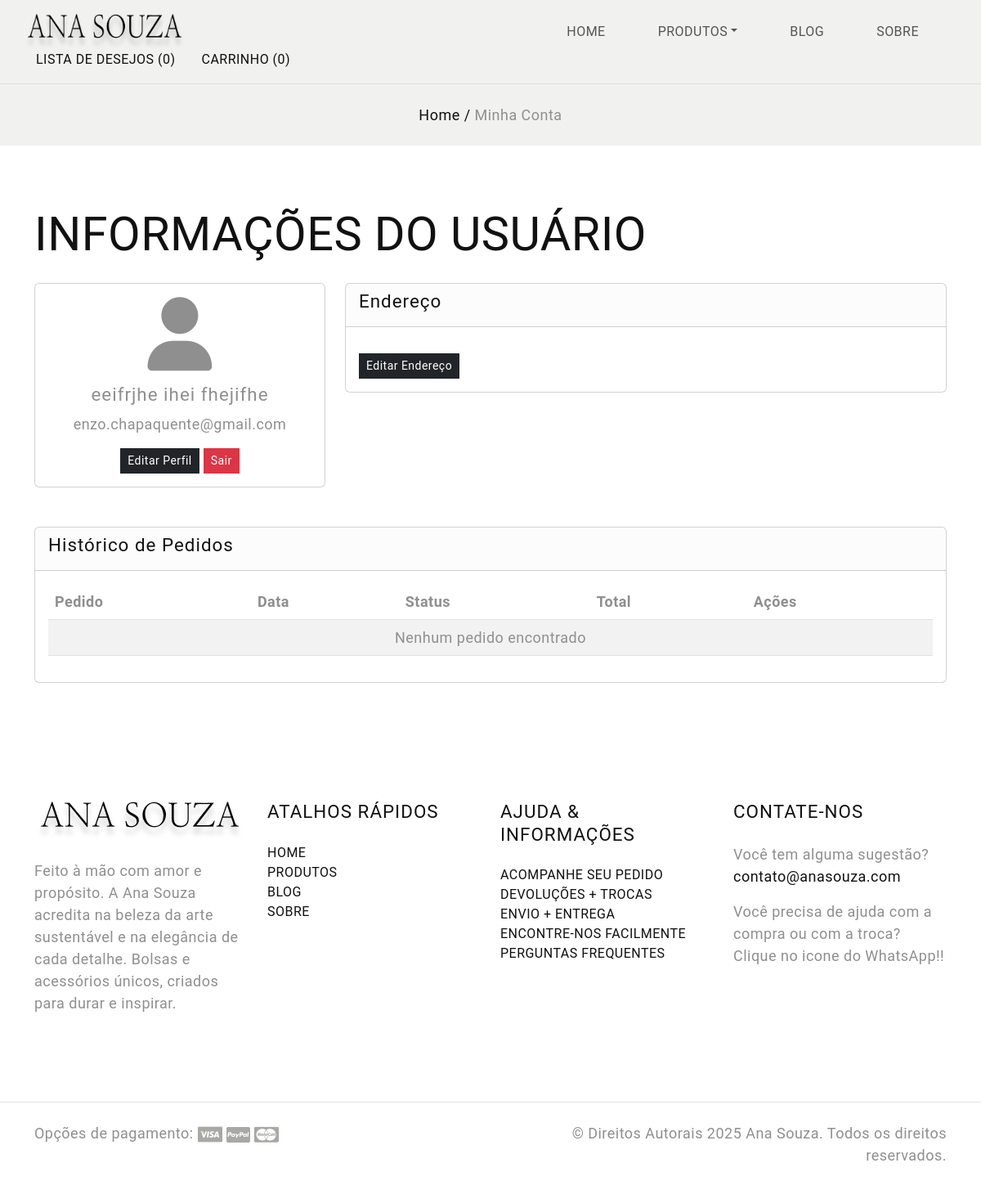
Before: /user (signed in) with the older database file.
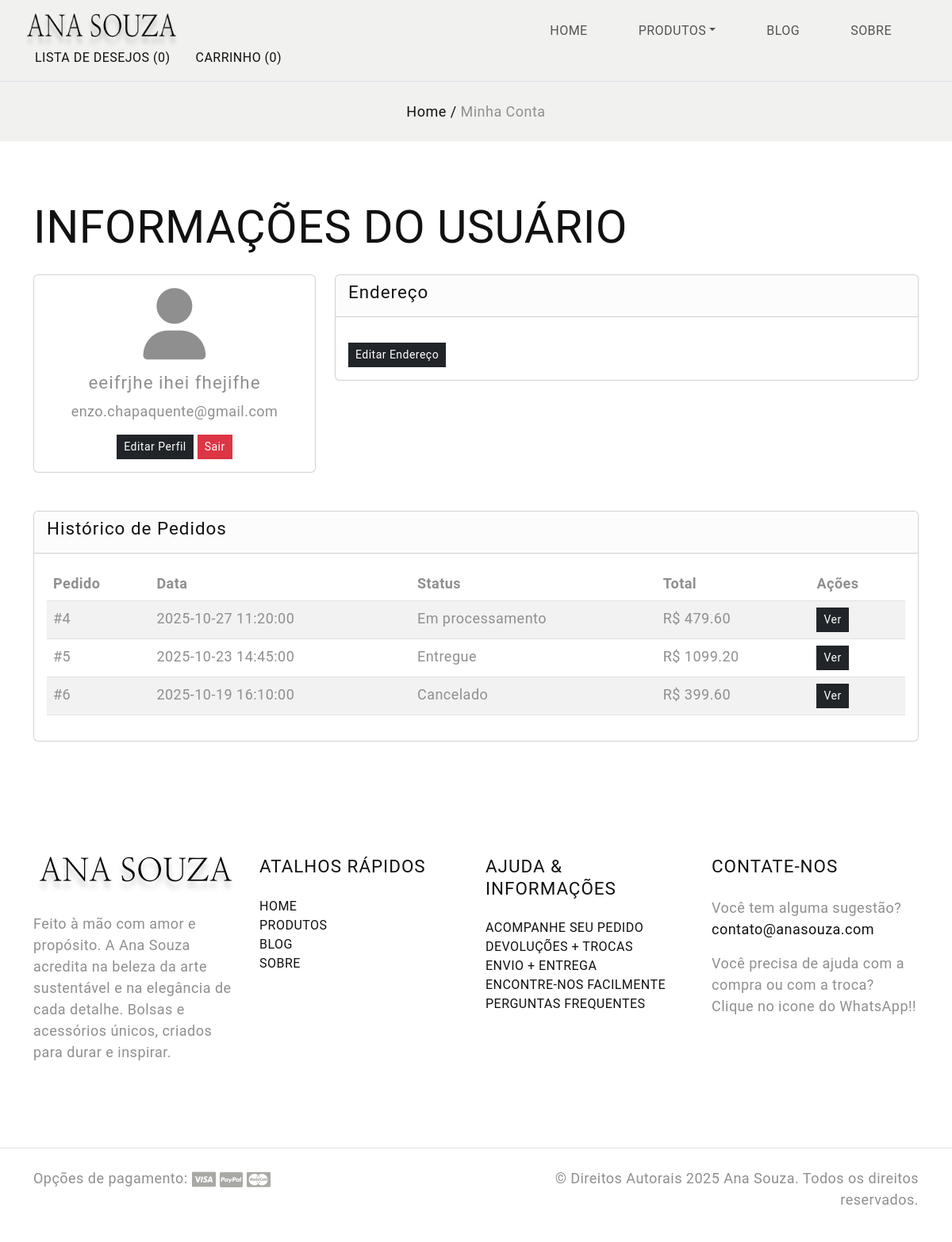
After: the same page with the newer database file.
### app.py (models this page shows)
class Usuario(db.Model):
    id = db.Column(db.Integer, primary_key=True)
    nome = db.Column(db.String(100))
    email = db.Column(db.String(100), unique=True)
    senha = db.Column(db.String(200))
    data_nascimento = db.Column(db.String(10))
    telefone = db.Column(db.String(15))

class Pedido(db.Model):
    id = db.Column(db.Integer, primary_key=True)
    data = db.Column(db.DateTime, default=datetime.utcnow)
    status = db.Column(db.String(50), default="Em processamento")
    usuario_id = db.Column(db.Integer, db.ForeignKey("usuario.id"), nullable=False)
    itens = db.relationship("PedidoProduto", backref="pedido", lazy=True)
    usuario = db.relationship("Usuario", backref="pedidos")
    def total(self):
        return sum([item.preco_unitario * item.quantidade for item in self.itens])

class PedidoProduto(db.Model):
    id = db.Column(db.Integer, primary_key=True)
    pedido_id = db.Column(db.Integer, db.ForeignKey("pedido.id"), nullable=False)
    produto_id = db.Column(db.Integer, db.ForeignKey("produto.id"), nullable=False)
    quantidade = db.Column(db.Integer, nullable=False, default=1)
    preco_unitario = db.Column(db.Float, nullable=False)
    produto = db.relationship("Produto")

### app.py (the view)
@app.route('/user')
def user_info():
    user_email = session.get('usuario')
    if not user_email:
        return redirect(url_for('login'))
    user = Usuario.query.filter_by(email=user_email).first()
    if not user:
        return redirect(url_for('login'))
    pedidos = Pedido.query.filter_by(usuario_id=user.id).order_by(Pedido.data.desc()).all()
    return render_template('user_info.html', user=user, pedidos=pedidos)

### app.py (called while the page is built, shortened)
@app.context_processor
def inject_cart_count():
    carrinho = session.get('carrinho', {})
    cart_count = sum(carrinho.values())  # soma todas as quantidades
    return dict(cart_count=cart_count)

@app.context_processor
def inject_cart_data():
    carrinho = session.get('carrinho', {})
    produtos_carrinho = []
    total = 0
    return dict(produtos_carrinho=produtos_carrinho, total=total)

@app.context_processor
def inject_wishlist_count():
    wishlist_count = len(session.get('wishlist', []))
    return dict(wishlist_count=wishlist_count)

### templates/user_info.html (shortened to what this page needs)
<!DOCTYPE html>
<html lang="pt-BR">
<head>
  <link href="https://cdn.jsdelivr.net/npm/bootstrap@5.3.0-alpha3/dist/css/bootstrap.min.css" rel="stylesheet">
  <link rel="stylesheet" href="https://cdnjs.cloudflare.com/ajax/libs/font-awesome/6.4.2/css/all.min.css">
  <link rel="stylesheet" href="{{ url_for('static', filename='css/style.css') }}">
</head>
<body class="homepage">
  {% include 'navbar.html' %}
  <section class="hero-section bg-light py-4">
    <div class="container">
      <div class="row">
        <div class="text-center">
          <div class="breadcrumbs">
            <span class="item"><a href="{{ url_for('home') }}">Home /</a></span>
            <span class="item">Minha Conta</span>
          </div>
        </div>
      </div>
    </div>
  </section>
  <section id="user-info" class="py-5">
    <div class="container">
      <h2 class="section-title text-uppercase mb-4">Informações do Usuário</h2>
      <div class="row">
        <div class="col-md-4 mb-4">
          <div class="card">
            <div class="card-body text-center">
              <i class="fa-solid fa-user fa-5x mb-3"></i>
              <h5 class="card-title">{{ user.nome }}</h5>
              <p class="card-text">{{ user.email }}</p>
              <a href="{{ url_for('edit_profile') }}" class="btn btn-dark btn-sm">Editar Perfil</a>
              <a href="{{ url_for('logout') }}" class="btn btn-danger btn-sm">Sair</a>
            </div>
          </div>
        </div>
        <div class="col-md-8 mb-4">
          <div class="card">
            <div class="card-header">
              <h5>Endereço</h5>
            </div>
            <div class="card-body">
              <a href="{{ url_for('edit_address') }}" class="btn btn-dark btn-sm">Editar Endereço</a>
            </div>
          </div>
        </div>
      </div>
      <div class="row mt-4">
        <div class="col-12">
          <div class="card">
            <div class="card-header">
              <h5>Histórico de Pedidos</h5>
            </div>
            <div class="card-body table-responsive">
              <table class="table table-striped">
                <thead>
                  <tr>
                    <th>Pedido</th>
                    <th>Data</th>
                    <th>Status</th>
                    <th>Total</th>
                    <th>Ações</th>
                  </tr>
                </thead>
                <tbody>
                  {% for pedido in pedidos %}
                  <tr>
                    <td>#{{ pedido.id }}</td>
                    <td>{{ pedido.data }}</td>
                    <td>{{ pedido.status }}</td>
                    <td> R$ {{ "%.2f"|format(pedido.total()) }}</td>
                    <td><a href="{{ url_for('order_details', id=pedido.id) }}" class="btn btn-sm btn-dark">Ver</a></td>
                  </tr>
                  {% else %}
                  <tr>
                    <td colspan="5" class="text-center">Nenhum pedido encontrado</td>
                  </tr>
                  {% endfor %}
                </tbody>
              </table>
            </div>
          </div>
        </div>
      </div>
    </div>
  </section>
  {% include 'footer.html' %}
</body>
</html>

### templates/navbar.html (shortened to what this page needs)
  <nav class="navbar navbar-expand-lg bg-light text-uppercase fs-6 p-3 border-bottom align-items-center">
    <div class="container-fluid">
      <div class="row justify-content-between align-items-center w-100">
        <div class="col-auto">
          <a class="navbar-brand text-white" href="{{ url_for('home') }}">
            <img src="{{ url_for('static', filename='resource/logo.png') }}" alt="Logo da empresa" width="200" height="45">
          </a>
        </div>
        <div class="col-auto">
          <div class="offcanvas offcanvas-end" tabindex="-1" id="offcanvasNavbar"
            aria-labelledby="offcanvasNavbarLabel">
            <div class="offcanvas-body">
              <ul class="navbar-nav justify-content-end flex-grow-1 gap-1 gap-md-5 pe-3">
                <li class="nav-item">
                  <a class="nav-link" href="{{ url_for('home') }}">Home</a>
                </li>
                <li class="nav-item dropdown">
                  <a class="nav-link dropdown-toggle" href="#" id="dropdownShop" data-bs-toggle="dropdown"
                    aria-haspopup="true" aria-expanded="false">Produtos</a>
                </li>
                <li class="nav-item">
                  <a class="nav-link" href="{{ url_for('blog') }}">Blog</a>
                </li>
                <li class="nav-item">
                  <a class="nav-link" href="{{ url_for('lading_page') }}">Sobre</a>
                </li>
              </ul>
            </div>
          </div>
        </div>
        <div class="col-3 col-lg-auto">
          <ul class="list-unstyled d-flex m-0">
            <li class="d-none d-lg-block">
              <a href="{{ url_for('wishlist') }}" class="text-uppercase mx-3">Lista de desejos <span class="wishlist-count">({{ wishlist_count }})</span>
              </a>
            </li>
            <li class="d-none d-lg-block">
              <a href="{{ url_for('cart') }}" class="text-uppercase mx-3" data-bs-toggle="offcanvas" data-bs-target="#offcanvasCart"
                aria-controls="offcanvasCart">Carrinho <span class="cart-count">({{ cart_count }})</span>
              </a>
            </li>
            <li>
              <a href="{{ url_for('login') }}" class="mx-2">
                <svg width="24" height="24" viewBox="0 0 24 24">
                  <use xlink:href="#user"></use>
                </svg>
              </a>
            </li>
            <li class="search-box" class="mx-2">
              <a href="#search" class="search-button">
                <svg width="24" height="24" viewBox="0 0 24 24">
                  <use xlink:href="#search"></use>
                </svg>
              </a>
            </li>
          </ul>
        </div>
      </div>
    </div>
  </nav>

### templates/footer.html
  <footer id="footer" class="mt-5">
    <div class="container">
      <div class="row d-flex flex-wrap justify-content-between py-5">
        <div class="col-md-3 col-sm-6">
          <div class="footer-menu footer-menu-001">
            <div class="footer-intro mb-4">
              <a href="{{ url_for('home') }}">
                <img src="static/resource/logo.png" alt="logo">
              </a>
            </div>
            <p>Feito à mão com amor e propósito. A Ana Souza acredita na beleza da arte sustentável e na elegância de cada detalhe.
              Bolsas e acessórios únicos, criados para durar e inspirar.</p>
            <div class="social-links">
              <ul class="list-unstyled d-flex flex-wrap gap-3">
                <li>
                  <a href="#" class="text-secondary">
                    <svg width="24" height="24" viewBox="0 0 24 24">
                      <use xlink:href="#facebook"></use>
                    </svg>
                  </a>
                </li>
                <li>
                  <a href="#" class="text-secondary">
                    <svg width="24" height="24" viewBox="0 0 24 24">
                      <use xlink:href="#twitter"></use>
                    </svg>
                  </a>
                </li>
                <li>
                  <a href="#" class="text-secondary">
                    <svg width="24" height="24" viewBox="0 0 24 24">
                      <use xlink:href="#youtube"></use>
                    </svg>
                  </a>
                </li>
                <li>
                  <a href="#" class="text-secondary">
                    <svg width="24" height="24" viewBox="0 0 24 24">
                      <use xlink:href="#pinterest"></use>
                    </svg>
                  </a>
                </li>
                <li>
                  <a href="#" class="text-secondary">
                    <svg width="24" height="24" viewBox="0 0 24 24">
                      <use xlink:href="#instagram"></use>
                    </svg>
                  </a>
                </li>
              </ul>
            </div>
          </div>
        </div>
        <div class="col-md-3 col-sm-6">
          <div class="footer-menu footer-menu-002">
            <h5 class="widget-title text-uppercase mb-4">Atalhos rápidos</h5>
            <ul class="menu-list list-unstyled text-uppercase border-animation-left fs-6">
              <li class="menu-item">
                <a href="{{ url_for('home') }}" class="item-anchor">Home</a>
              </li>
              <li class="menu-item">
                <a href="{{ url_for('all_products') }}" class="item-anchor">Produtos</a>
              </li>
              <li class="menu-item">
                <a href="{{ url_for('blog') }}" class="item-anchor">Blog</a>
              </li>
              <li class="menu-item">
                <a href="{{ url_for('lading_page') }}" class="item-anchor">Sobre</a>
              </li>
            </ul>
          </div>
        </div>
        <div class="col-md-3 col-sm-6">
          <div class="footer-menu footer-menu-003">
            <h5 class="widget-title text-uppercase mb-4">Ajuda & Informações</h5>
            <ul class="menu-list list-unstyled text-uppercase border-animation-left fs-6">
              <li class="menu-item">
                <a href="#" class="item-anchor">Acompanhe seu pedido</a>
              </li>
              <li class="menu-item">
                <a href="#" class="item-anchor">Devoluções + Trocas</a>
              </li>
              <li class="menu-item">
                <a href="#" class="item-anchor">Envio + Entrega</a>
              </li>
              <li class="menu-item">
                <a href="{{ url_for('contact') }}" class="item-anchor">Encontre-nos facilmente</a>
              </li>
              <li class="menu-item">
                <a href="#" class="item-anchor">Perguntas Frequentes</a>
              </li>
            </ul>
          </div>
        </div>
        <div class="col-md-3 col-sm-6">
          <div class="footer-menu footer-menu-004 border-animation-left">
            <h5 class="widget-title text-uppercase mb-4">Contate-nos</h5>
            <p>Você tem alguma sugestão? <a href="mailto:contato@yourcompany.com"
                class="item-anchor">contato@anasouza.com</a></p>
            <p>Você precisa de ajuda com a compra ou com a troca? Clique no icone do WhatsApp!!
            </p>
          </div>
        </div>
      </div>
    </div>
    <div class="border-top py-4">
      <div class="container">
        <div class="row">
          <div class="col-md-6 d-flex flex-wrap">
            <div class="payment-option">
              <span>Opções de pagamento:</span>
              <img src="static/resource/visa-card.png" alt="card">
              <img src="static/resource/paypal-card.png" alt="card">
              <img src="static/resource/master-card.png" alt="card">
            </div>
          </div>
          <div class="col-md-6 text-end">
            <p>© Direitos Autorais 2025 Ana Souza. Todos os direitos reservados. </p>
          </div>
        </div>
      </div>
    </div>
  </footer>

### static/css/style.css (style rules this page uses)
body { --heading-font: "Marcellus", Roboto, sans-serif; --heading-font-weight: 400; --heading-color: #111; --heading-line-height: 1.24; --swiper-theme-color: #8C907E; --bs-body-font-family: "Jost", Roboto, sans-serif; --bs-body-font-size: 18px; --bs-body-font-weight: 400; --bs-body-line-height: 1.5; --bs-body-color: #8f8f8f; --bs-body-color-rgb: 143, 143, 143; --bs-primary: #8C907E; --bs-secondary: #6c757d; --bs-black: #111; --bs-light: #F1F1F0; --bs-dark: #212529; --bs-gray: #9aa1a7; --bs-gray-dark: #51565b; --bs-primary-rgb: 140, 144, 126; --bs-secondary-rgb: 108, 117, 125; --bs-black-rgb: 17, 17, 17; --bs-light-rgb: 241, 241, 240; --bs-dark-rgb: 33, 37, 41; --bs-link-color: #111; --bs-link-color-rgb: 17, 17, 17; --bs-link-decoration: underline; --bs-link-hover-color: #111; --bs-link-hover-color-rgb: 17, 17, 17; }
body { letter-spacing: 0.03rem; }
h1, .h1, h2, .h2, h3, .h3, h4, .h4, h5, .h5, h6, .h6 { font-family: var(--heading-font); font-weight: var(--heading-font-weight); color: var(--heading-color); line-height: var(--heading-line-height); }
h1, h2, h3 { margin: 25px 0; }
h5, h6 { letter-spacing: 1px; }
h2, .h2 { font-size: 3.6rem; }
h5, .h5 { font-size: 1.4rem; }
a { text-decoration: none; }
.container-fluid { max-width: 1800px; }
.btn { --bs-btn-border-radius: 0; }
.text-white { --heading-color: var(--bs-light); --bs-breadcrumb-item-active-color: var(--bs-light); --bs-breadcrumb-divider-color: var(--bs-light); --bs-link-color-rgb: var(--bs-light-rgb); --bs-link-hover-color-rgb: var(--bs-light-rgb); }
.border-animation-left .item-anchor { position: relative; margin-bottom: 20px; }
.border-animation-left .item-anchor:after { content: ""; position: absolute; width: 0; height: 1px; left: 0; bottom: 0; z-index: 9; background: var(--bs-dark); transition: all 0.5s ease; }
.border-animation-left.light-border .item-anchor:after, .border-animation-left .item-anchor:after { background: var(--bs-dark); }

Changed rows visible on the page:
added Pedido: id "4", data "2025-10-27 11:20:00", status "Em processamento"
added PedidoProduto: total "479.60"
added Pedido: id "5", data "2025-10-23 14:45:00", status "Entregue"
added PedidoProduto: total "1099.20"
added Pedido: id "6", data "2025-10-19 16:10:00", status "Cancelado"
added PedidoProduto: total "399.60"
Other visible differences:
text no longer shown: "Nenhum pedido encontrado"
